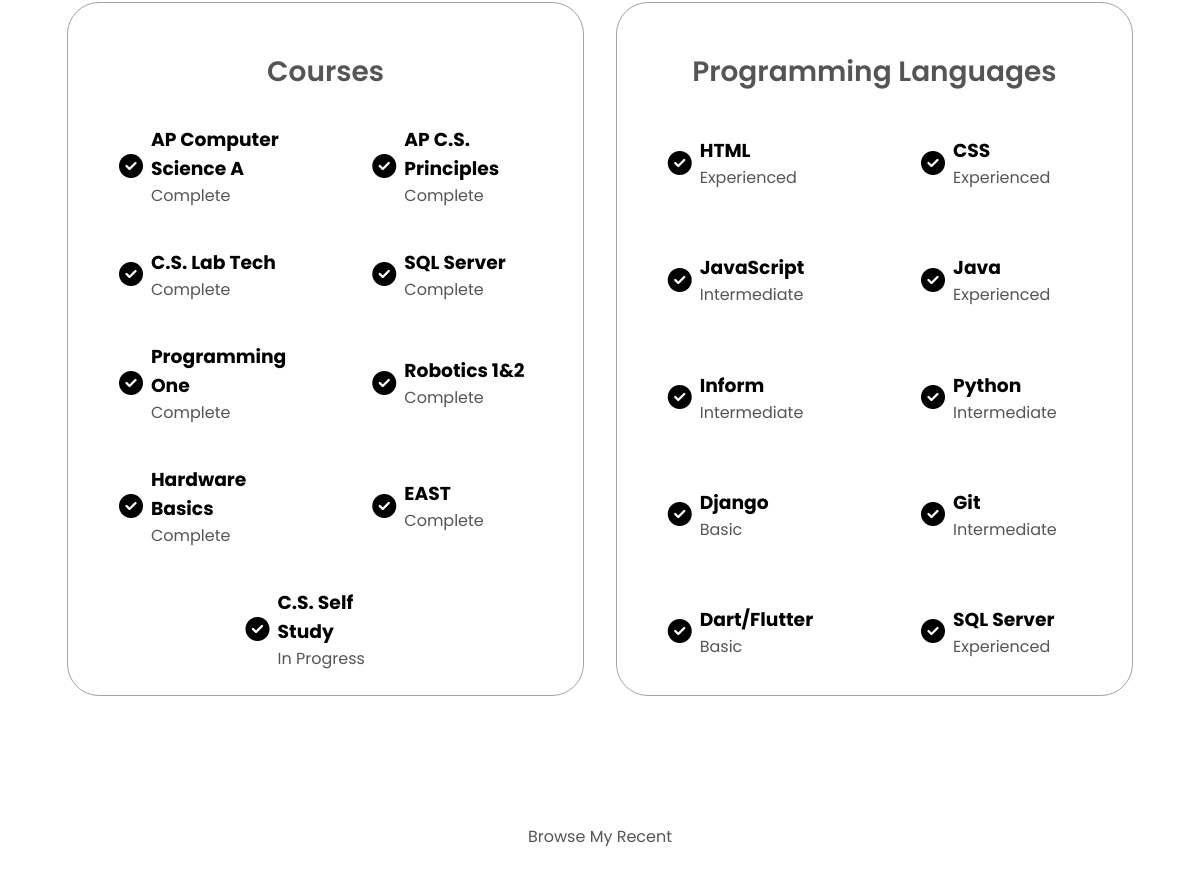
Before: / (middle part) with the older database file.
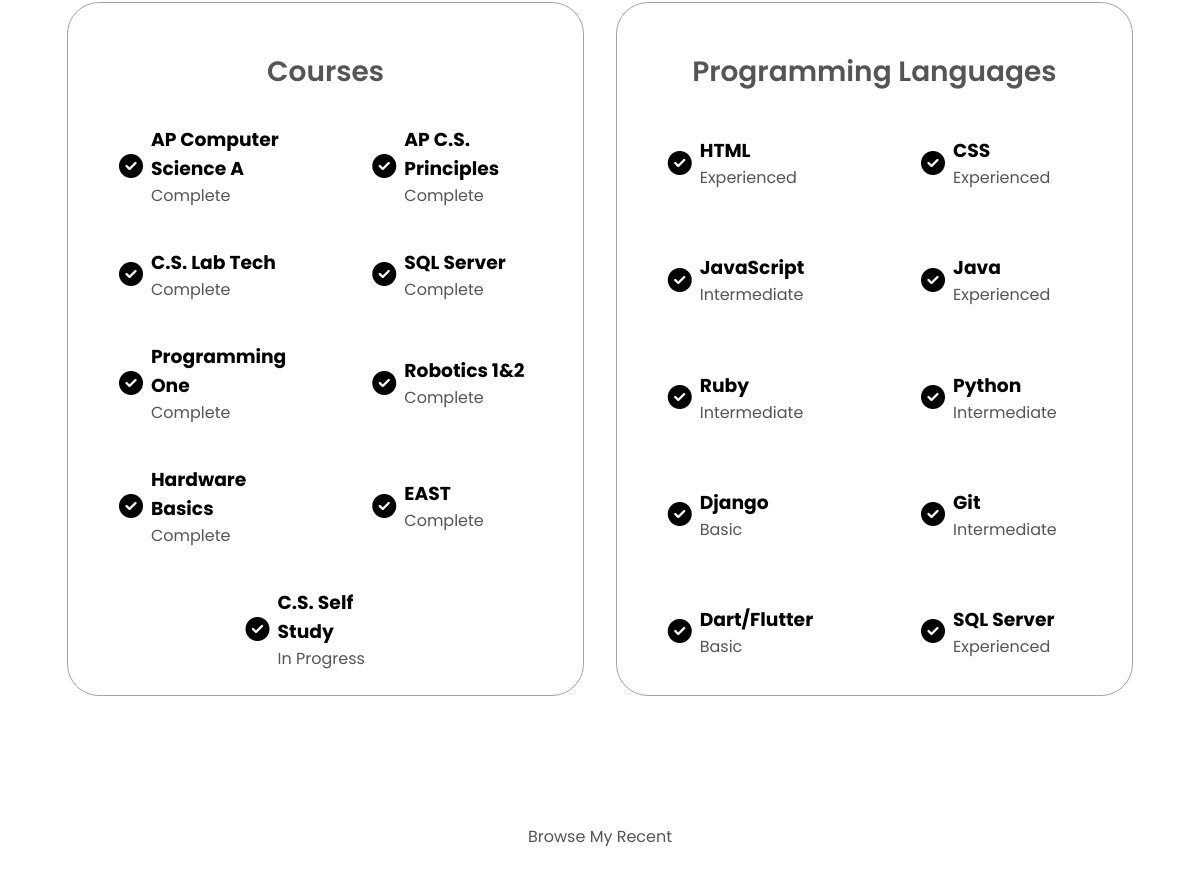
After: the same page with the newer database file.
### tables this page shows
CREATE TABLE "courses" (
	"id"	INTEGER NOT NULL,
	"name"	TEXT NOT NULL,
	"status"	INTEGER NOT NULL,
	"courseurl"	TEXT
);

CREATE TABLE "languages" (
	"id"	INTEGER NOT NULL,
	"name"	TEXT NOT NULL,
	"experience"	TEXT
);

### app.py (the view)
@app.route("/")
def runSite():
    conn = get_db_connection()
    projects = conn.execute("SELECT id, name, description, websiteurl, githuburl, imagepath FROM projects").fetchall()
    languages = conn.execute("SELECT id, name, experience FROM languages").fetchall()
    courses = conn.execute("SELECT id, name, status, courseurl FROM courses").fetchall()
    conn.close()
    print(projects)
    return render_template('resume.html', projects=projects, languages=languages, courses=courses)

### app.py (called while the page is built)
def get_db_connection():
    conn = sqlite3.connect('jack.db')
    conn.row_factory = sqlite3.Row
    return conn

### templates/resume.html (shortened to what this page needs)
<!DOCTYPE html>
<html lang="en">
    <head>
        <link rel="stylesheet" href="/static/styles.css" />
        <link rel="stylesheet" href="/static/mediaqueries.css" />
    </head>
    <body>
        <section id="experience">
            <div class="experience-details-container">
                <div class="about-containers">
                    <div class="details-container">
                        <h2 class="experience-sub-title">Courses</h2>
                        <div class="article-container">
                            {% for course in courses%}
                            <article>
                                <div class="icon-container">
                                    <i
                                        class="fa-solid fa-circle-check fa-xl"></i>
                                </div>
                                <div class="text-container">
                                    <h3>{{ course.name }}</h3>
                                    {% if course.status == 0 %}
                                    <p>In Progress</p>
                                    {% else %}
                                    <p>Complete</p>
                                    {% endif %}
                                </div>
                            </article>
                            {% endfor %}
                        </div>
                    </div>
                    <div class="details-container">
                        <h2 class="experience-sub-title">
                            Programming Languages
                        </h2>
                        <div class="article-container">
                            {% for language in languages %}
                            <article>
                                <div class="icon-container">
                                    <i
                                        class="fa-solid fa-circle-check fa-xl"></i>
                                </div>
                                <div class="text-container">
                                    <h3>{{ language.name }}</h3>
                                    <p>{{ language.experience }}</p>
                                </div>
                            </article>
                            {% endfor %}
                        </div>
                    </div>
                </div>
            </div>
        </section>
        <section id="projects">
            <p class="section_text_p1">Browse My Recent</p>
        </section>
    </body>
</html>

### static/styles.css (style rules this page uses)
* { padding: 0; }
body { font-family: "Poppins", sans-serif; }
html { scroll-behavior: smooth; }
p { color: rgb(85, 85, 85); }
section { padding-top: 4vh; margin: 0 10rem; box-sizing: border-box; min-height: fit-content; }
.section_text_p1 { text-align: center; }
.about-containers { display: flex; flex: 1; gap: 2rem; margin-bottom: 2rem; margin-top: 2rem; flex-wrap: wrap; }
.about-containers, .about-details-container { display: flex; }
.details-container { display: flex; flex-direction: column; padding: 1.5rem; flex: 1; background: white; border-radius: 2rem; border: rgb(53, 53, 53) 0.1rem solid; border-color: rgb(163, 163, 163); text-align: center; }
#experience { position: relative; margin-bottom: 12rem; }
.experience-sub-title { color: rgb(85, 85, 85); font-weight: 600; font-size: 1.75rem; margin-bottom: 2rem; }
.article-container { display: flex; text-align: initial; flex-wrap: wrap; flex-direction: row; gap: 2.5rem; justify-content: space-around; flex-grow: 999; }
article { display: flex; width: 10rem; justify-content: space-around; gap: 0.5rem; }
#projects { position: relative; margin-bottom: 2rem; }
.text-container { display: flex; flex-direction: column; justify-content: center; align-items: center; }
.experience-details-container > .about-containers > .details-container > .article-container > article { justify-content: start; }
.text-container h3, .text-container p { margin-top: 0; margin-bottom: 0; margin-left: 0; margin-right: auto; }
.icon-container { display: flex; align-items: center; justify-content: center; }
.article-container { position: relative; }

### static/mediaqueries.css (style rules this page uses)
@media screen and (max-width: 1200px) { .about-containers { flex-wrap: wrap; } }
@media screen and (max-width: 1200px) { #experience, .experience-details-container { margin-top: 2rem; } }
@media screen and (max-width: 1200px) { section, .section-container { height: fit-content; } }
@media screen and (max-width: 1200px) { section { margin: 0 5%; } }
@media screen and (max-width: 1200px) { .about-containers { margin-top: 0; } }
@media screen and (max-width: 1200px) { #experience { margin-bottom: 5rem; } }

Changed rows visible on the page:
changed languages: name "Inform" → "Ruby"
